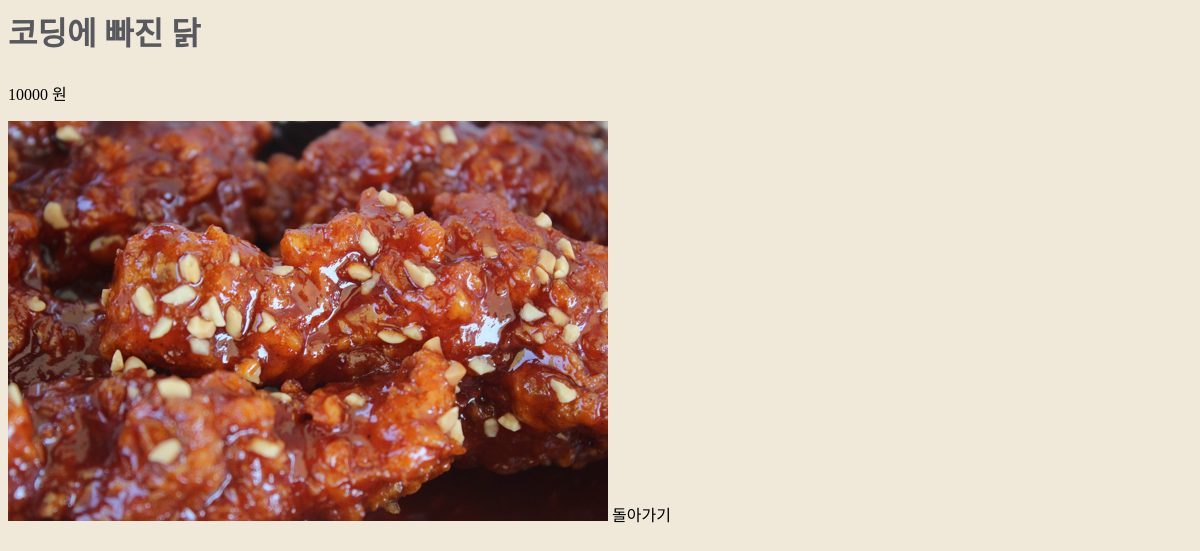
The page /foods/menu/1 on the database its author committed.
### foods/models.py (models this page shows, shortened)
class Menu(models.Model):
    name = models.CharField(max_length=50)
    description = models.CharField(max_length=100)
    price = models.IntegerField()
    img_path = models.CharField(max_length=255)

### foods/views.py (the view)
# urls.py: path('menu/<int:pk>', views.food_detail),
def food_detail(request, pk):
    context = dict()
    menu = Menu.objects.get(id=pk)
    context["menu"] = menu
    return render(request, 'foods/detail.html', context=context)

### foods/templates/foods/detail.html (shortened to what this page needs)
{% load static %}
<link rel="stylesheet" href={% static "foods/css/styles_detail.css" %}>
<h2>{{menu.name}}</h2>
<p>{{menu.price}} 원</p>
<img src= {% get_static_prefix %}{{menu.img_path}}/>
<a herf="/foods/menu/">돌아가기</a>

### foods/static/foods/css/styles_detail.css (style rules this page uses)
* { box-sizing: border-box; font-family: Jua; }
h2 { font-size:32px; color: #58595e; }

### rows shown on the page
Menu: name "코딩에 빠진 닭", price "10000", img_path (picture)
